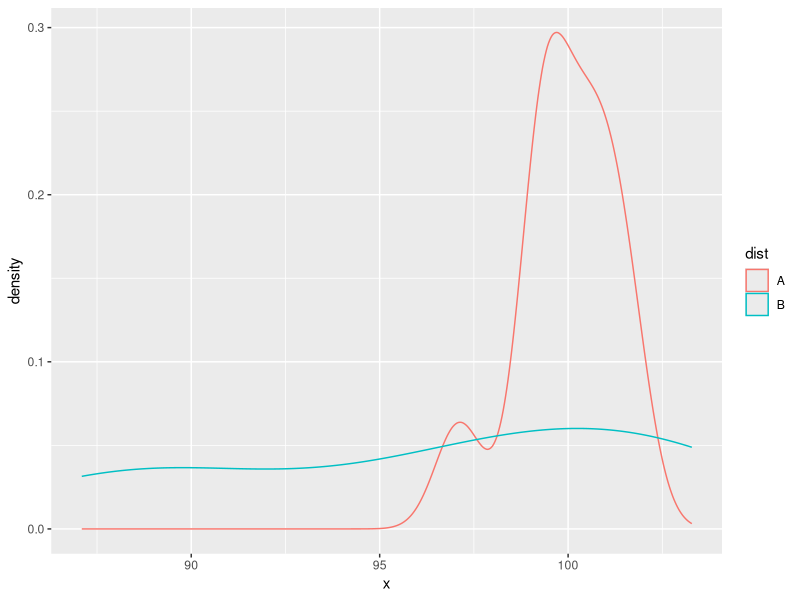

Source code (R):
# Consider 2 normals with the same mean but different SDs.

set.seed(934128)

mu = 100
var = c(2, 25)
sd = sqrt(var)

n = c(10, 10)

x = c(rnorm(n[1], mu, sd[1]),
      rnorm(n[2], mu, sd[2]))
names(x) = rep(c("A", "B"), n)

gmean = tapply(x, names(x), mean)

x.bar = mean(x)

wts = rev(var)/ sum(var)
names(wts)=  c("A", "B")
weights = rep(wts, n)
weighted.xbar =  sum(x*weights/sum(weights)) # /sum(n)

library(ggplot2)
ggplot(data.frame(x = x, dist = names(x)), aes(x = x, color= dist) ) + geom_density()

gmean
x.bar
weighted.xbar
